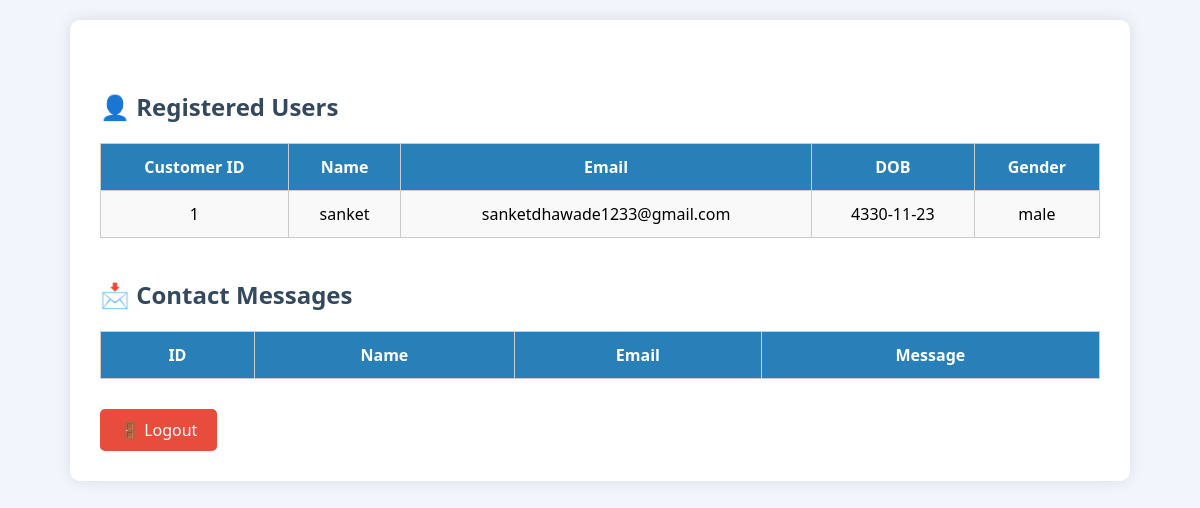
The page /admin_dashboard (signed in) on the database as committed earlier.
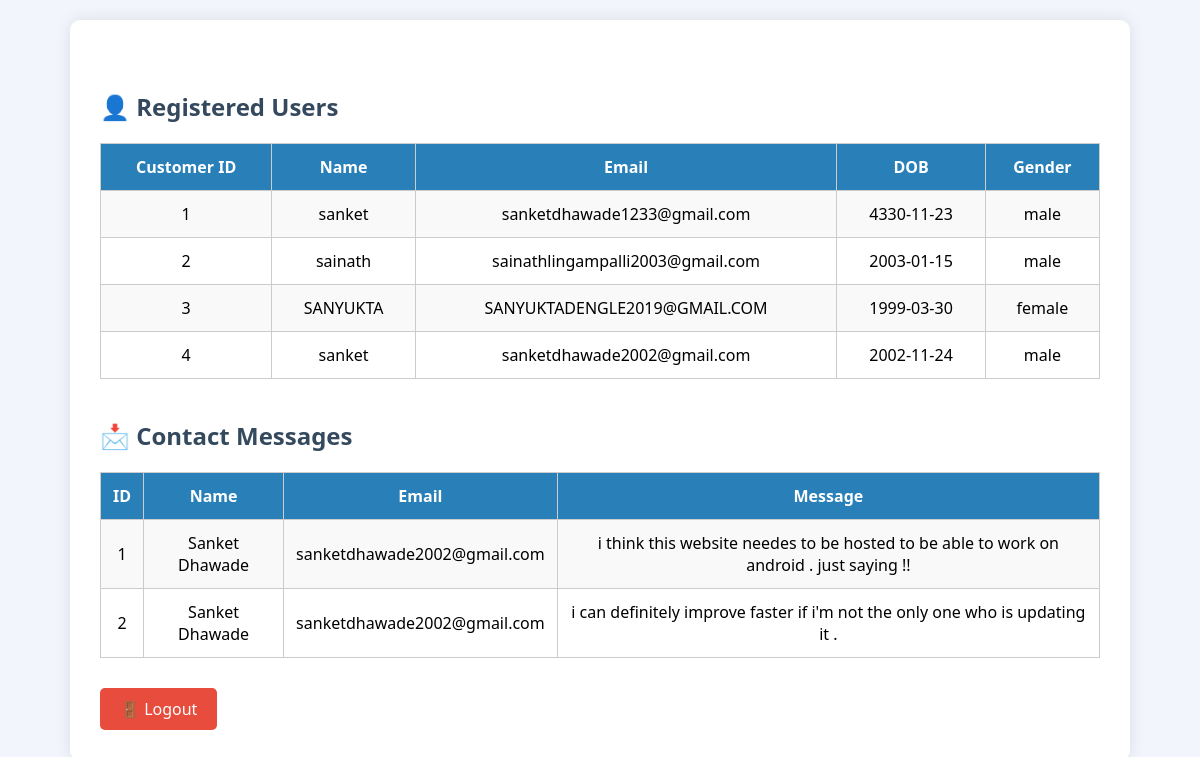
The same page on the database as committed later.
### tables this page shows
CREATE TABLE users (
        id INTEGER PRIMARY KEY AUTOINCREMENT,
        name TEXT NOT NULL,
        email TEXT UNIQUE NOT NULL,
        dob TEXT NOT NULL,
        gender TEXT NOT NULL,
        password TEXT NOT NULL
    );

CREATE TABLE contacts (
            id INTEGER PRIMARY KEY AUTOINCREMENT,
            name TEXT NOT NULL,
            email TEXT NOT NULL,
            message TEXT NOT NULL
        );

### app.py (the view)
@app.route('/admin_dashboard')
def admin_dashboard():
    if 'admin' not in session:
        return redirect(url_for('admin_login'))
    conn = get_db_connection()
    users = conn.execute("SELECT * FROM users").fetchall()
    contacts = conn.execute("SELECT * FROM contacts").fetchall()
    conn.close()
    return render_template('admin_dashboard.html', users=users, contacts=contacts)

### app.py (called while the page is built)
def get_db_connection():
    conn = sqlite3.connect('farmhub.db')
    conn.row_factory = sqlite3.Row
    return conn

### templates/admin_dashboard.html (shortened to what this page needs)
<!DOCTYPE html>
<html lang="en">
<head>
</head>
<body>
  <div class="dashboard">
   <h2>👤 Registered Users</h2>
<table>
  <tr><th>Customer ID</th><th>Name</th><th>Email</th><th>DOB</th><th>Gender</th></tr>
  {% for user in users %}
    <tr>
      <td>{{ user.id }}</td>
      <td>{{ user.name }}</td>
      <td>{{ user.email }}</td>
      <td>{{ user.dob }}</td>
      <td>{{ user.gender }}</td>
    </tr>
  {% endfor %}
</table>
    <h2>📩 Contact Messages</h2>
    <table>
      <tr><th>ID</th><th>Name</th><th>Email</th><th>Message</th></tr>
      {% for contact in contacts %}
        <tr>
          <td>{{ contact.id }}</td>
          <td>{{ contact.name }}</td>
          <td>{{ contact.email }}</td>
          <td>{{ contact.message }}</td>
        </tr>
      {% endfor %}
    </table>
    <a href="{{ url_for('logout') }}">🚪 Logout</a>
  </div>
</body>
</html>

### templates/admin_dashboard.html (style rules this page uses)
body { font-family: 'Segoe UI', Tahoma, Geneva, Verdana, sans-serif; background: #f2f6fc; margin: 0; padding: 20px; }
h2 { color: #34495e; margin-top: 40px; }
.dashboard { max-width: 1000px; margin: auto; background: #ffffff; padding: 30px; border-radius: 10px; box-shadow: 0 0 15px rgba(0,0,0,0.1); }
table { width: 100%; border-collapse: collapse; margin-top: 15px; }
th, td { border: 1px solid #ccc; padding: 12px; text-align: center; }
th { background-color: #2980b9; color: white; }
tr:nth-child(even) { background-color: #f9f9f9; }
a { display: inline-block; margin-top: 30px; padding: 10px 20px; text-decoration: none; background-color: #e74c3c; color: white; border-radius: 5px; transition: background-color 0.3s ease; }

Rows that differ between the two databases and show on the page:
added users: id "2", name "sainath", email "sainathlingampalli2003@gmail.com", dob "2003-01-15", gender "male"
added users: id "3", name "SANYUKTA", email "SANYUKTADENGLE2019@GMAIL.COM", dob "1999-03-30", gender "female"
added users: id "4", name "sanket", email "sanketdhawade2002@gmail.com", dob "2002-11-24", gender "male"
added contacts: id "1", name "Sanket Dhawade", email "sanketdhawade2002@gmail.com", message "i think this website needes to be hosted to be able to work on android . just saying !!"
added contacts: id "2", name "Sanket Dhawade", email "sanketdhawade2002@gmail.com", message "i can definitely improve faster if i'm not the only one who is updating it ."
